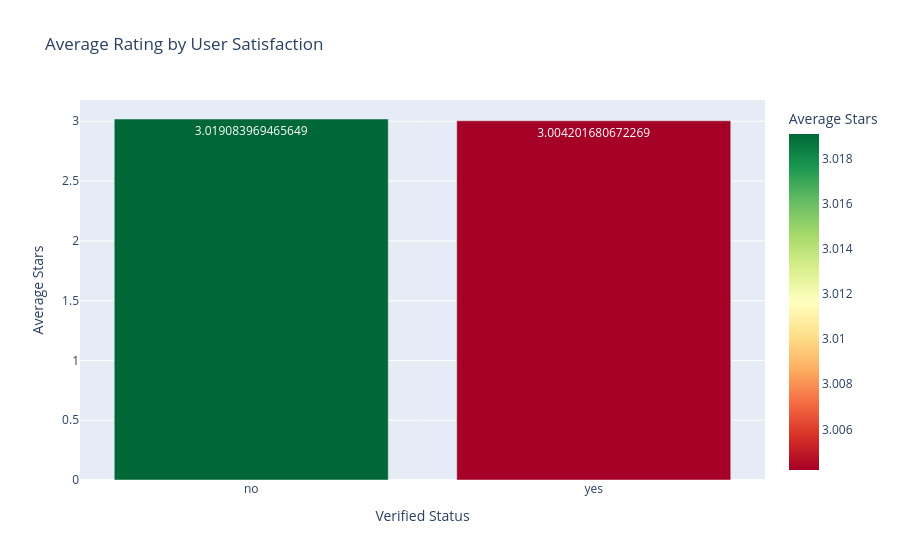

Write notebook code for a chart like this one.
### Markdown cell above
## Are verified users more satisfied than non-verified ones?
Indicates whether loyal/paying users are happier

### Code cell
user_sat = df.groupby('verified_purchase')['rating'].mean().reset_index()
fig = px.bar(   
    user_sat,
    x='verified_purchase',
    y='rating',
    color='rating',
    color_continuous_scale='RdYlGn',
    text='rating',
    title='Average Rating by User Satisfaction',
    labels={'rating': 'Average Stars', 'verified_purchase': 'Verified Status'}
)

fig.show()

### Figure 1 — Plotly figure (JSON) as saved in the notebook; plotly's stock layout.template omitted (floating-point values rounded to 4 significant figures)
{"data": [{"alignmentgroup": "True", "hovertemplate": "Verified Status=%{x}<br>Average Stars=%{marker.color}<extra></extra>", "legendgroup": "", "marker": {"color": [3.019, 3.004], "coloraxis": "coloraxis", "pattern": {"shape": ""}}, "name": "", "offsetgroup": "", "orientation": "v", "showlegend": false, "text": [3.019, 3.004], "textposition": "auto", "type": "bar", "x": ["no", "yes"], "xaxis": "x", "y": [3.019, 3.004], "yaxis": "y"}], "layout": {"barmode": "relative", "coloraxis": {"colorbar": {"title": {"text": "Average Stars"}}, "colorscale": [[0, "rgb(165,0,38)"], [0.1, "rgb(215,48,39)"], [0.2, "rgb(244,109,67)"], [0.3, "rgb(253,174,97)"], [0.4, "rgb(254,224,139)"], [0.5, "rgb(255,255,191)"], [0.6, "rgb(217,239,139)"], [0.7, "rgb(166,217,106)"], [0.8, "rgb(102,189,99)"], [0.9, "rgb(26,152,80)"], [1, "rgb(0,104,55)"]]}, "legend": {"tracegroupgap": 0}, "title": {"text": "Average Rating by User Satisfaction"}, "xaxis": {"anchor": "y", "domain": [0, 1], "title": {"text": "Verified Status"}}, "yaxis": {"anchor": "x", "domain": [0, 1], "title": {"text": "Average Stars"}}}}
